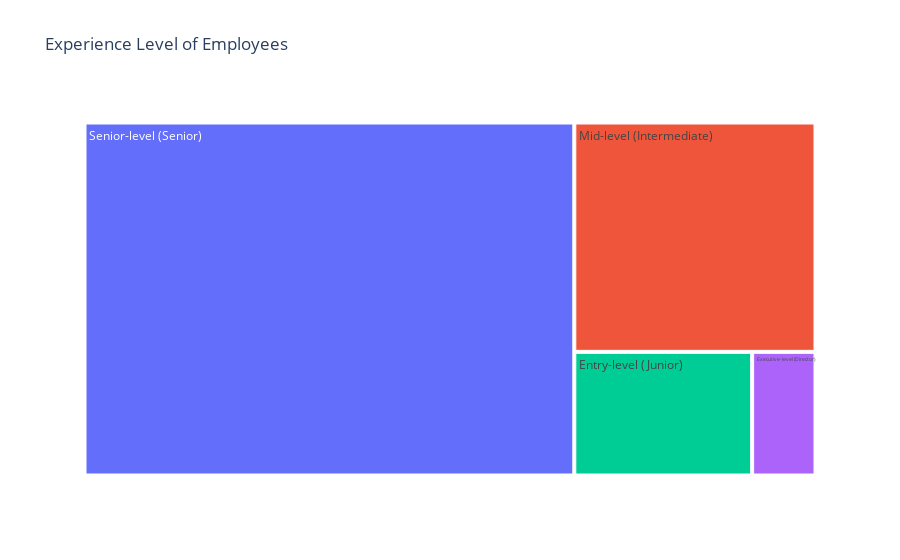

The cell this chart's notebook holds for it:
### Code cell
fig = px.treemap(experience, path = [experience.index], values = experience.values,
                 title = 'Experience Level of Employees')
fig.show()

### Figure 1 — Plotly figure (JSON) as saved in the notebook; plotly's stock layout.template omitted (floating-point values rounded to 4 significant figures)
{"data": [{"branchvalues": "total", "domain": {"x": [0, 1], "y": [0, 1]}, "hovertemplate": "labels=%{label}<br>value=%{value}<br>parent=%{parent}<br>id=%{id}<extra></extra>", "ids": ["Entry-level (Junior)", "Executive-level (Director)", "Mid-level (Intermediate)", "Senior-level (Senior)"], "labels": ["Entry-level (Junior)", "Executive-level (Director)", "Mid-level (Intermediate)", "Senior-level (Senior)"], "name": "", "parents": ["", "", "", ""], "type": "treemap", "values": [320, 114, 805, 2516]}], "layout": {"legend": {"tracegroupgap": 0}, "title": {"text": "Experience Level of Employees"}}}
